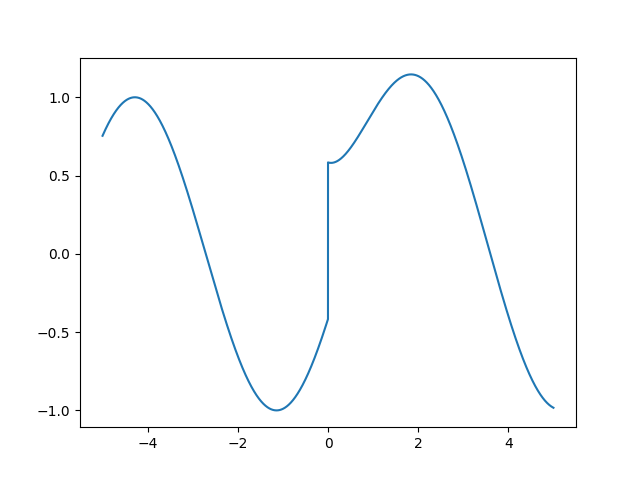

Reproduce this figure in Python.
import numpy as np
import matplotlib.pyplot as plt

t = np.arange(-5, 5, 0.001)
y = (np.exp(-t) * np.heaviside(t , 1)) + np.cos(t - 2) 

plt.plot(t , y)
plt.savefig('b.png')
plt.show()